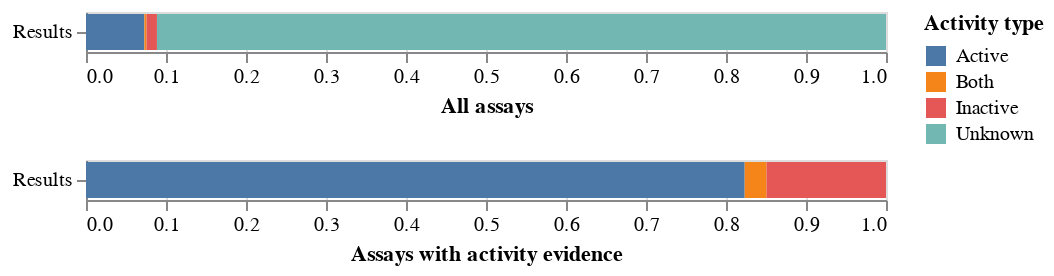

The notebook cell saved with this chart:
### Code cell
chart_one = alt.Chart(df).transform_joinaggregate(
        Total='sum(number)'
    ).transform_calculate(PercentOfTotal="datum.number / datum.Total").mark_bar().encode(
    x=alt.X('PercentOfTotal:Q', title='All assays'),#,sort='descending'),
    y=alt.Y('results', title=''),
    color=alt.Color('activity', title='Activity type'),
    order=alt.Order('activity', sort='ascending')
)#.add_selection(
 #   selector
#)

chart_two = alt.Chart(df.iloc[:3]).transform_joinaggregate(
        Total='sum(number)'
    ).transform_calculate(PercentOfTotal="datum.number / datum.Total").mark_bar().encode(
    x=alt.X('PercentOfTotal:Q', title='Assays with activity evidence'),#,sort='descending'),
    y=alt.Y('results', title=''),
    color=alt.Color('activity', title='Activity type'),
    order=alt.Order('activity', sort='ascending')
)
#.add_selection(
#    selector
#)

chart_one&chart_two

### Figure 1 — Vega-Lite specification as saved in the notebook (floating-point values rounded to 4 significant figures)
{"config": {"view": {"continuousWidth": 400, "continuousHeight": 300}}, "vconcat": [{"data": {"name": "data-270f2f84cc277046f1a71624871a9407"}, "mark": "bar", "encoding": {"color": {"type": "nominal", "field": "activity", "title": "Activity type"}, "order": {"type": "nominal", "field": "activity", "sort": "ascending"}, "x": {"type": "quantitative", "field": "PercentOfTotal", "title": "All assays"}, "y": {"type": "nominal", "field": "results", "title": ""}}, "transform": [{"joinaggregate": [{"op": "sum", "field": "number", "as": "Total"}]}, {"calculate": "datum.number / datum.Total", "as": "PercentOfTotal"}]}, {"data": {"name": "data-4606dc7c100e5536387c38c27154d72b"}, "mark": "bar", "encoding": {"color": {"type": "nominal", "field": "activity", "title": "Activity type"}, "order": {"type": "nominal", "field": "activity", "sort": "ascending"}, "x": {"type": "quantitative", "field": "PercentOfTotal", "title": "Assays with activity evidence"}, "y": {"type": "nominal", "field": "results", "title": ""}}, "transform": [{"joinaggregate": [{"op": "sum", "field": "number", "as": "Total"}]}, {"calculate": "datum.number / datum.Total", "as": "PercentOfTotal"}]}], "$schema": "https://vega.github.io/schema/vega-lite/v4.8.1.json", "datasets": {"data-270f2f84cc277046f1a71624871a9407": [{"results": "Results", "activity": "Active", "number": 732, "proportion": 0.07302}, {"results": "Results", "activity": "Inactive", "number": 133, "proportion": 0.01327}, {"results": "Results", "activity": "Both", "number": 24, "proportion": 0.002394}, {"results": "Results", "activity": "Unknown", "number": 9135, "proportion": 0.9113}], "data-4606dc7c100e5536387c38c27154d72b": [{"results": "Results", "activity": "Active", "number": 732, "proportion": 0.07302}, {"results": "Results", "activity": "Inactive", "number": 133, "proportion": 0.01327}, {"results": "Results", "activity": "Both", "number": 24, "proportion": 0.002394}]}}
